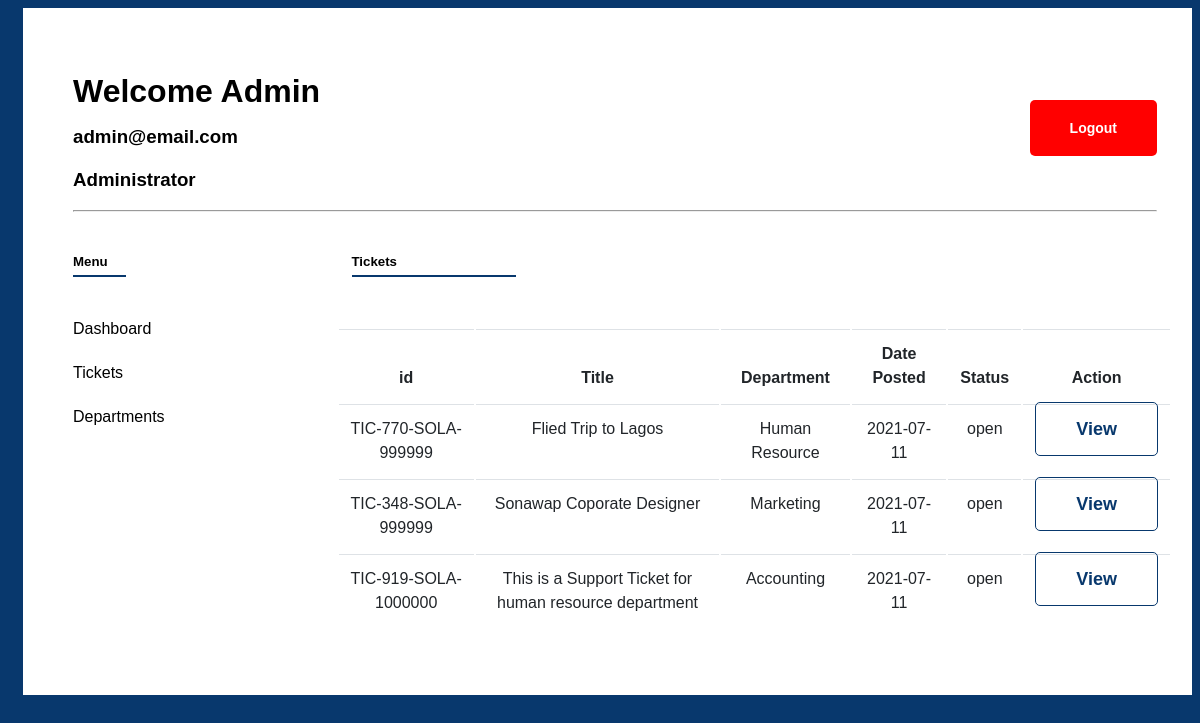
/support/admin/ticket/index.php (signed in), run on the app's committed database.
### tables this page shows
CREATE TABLE `users` (
  `id` int(11) NOT NULL,
  `name` varchar(50) NOT NULL,
  `password` varchar(1000) NOT NULL,
  `email` varchar(50) NOT NULL,
  `type` varchar(5) NOT NULL DEFAULT 'user',
  `dateposted` date NOT NULL DEFAULT current_timestamp()
);

CREATE TABLE `tickets` (
  `id` int(11) NOT NULL,
  `t_no` varchar(50) NOT NULL,
  `title` varchar(300) NOT NULL,
  `body` text NOT NULL,
  `attachment` varchar(300) NOT NULL,
  `posted_by` varchar(50) NOT NULL,
  `dateposted` date NOT NULL DEFAULT current_timestamp(),
  `status` int(11) NOT NULL DEFAULT 0,
  `department` int(11) NOT NULL
);

CREATE TABLE `department` (
  `id` int(11) NOT NULL,
  `name` varchar(300) NOT NULL,
  `posted_by` int(11) NOT NULL,
  `dateposted` date NOT NULL DEFAULT current_timestamp()
);

### core/config.php (called while the page is built, shortened)
<?php
$config = array();
$config['BASE_DIR'] = dirname(dirname(__FILE__));
$config['SITE_NAME'] = 'Sonawap Support Ticket';
$config['BASE_URL'] = DEVELOPMENT ? 'http://localhost/SupportTicket/' : 'https://supportticket.com/';
$config['ROOT_DIR'] = DEVELOPMENT ? '/SupportTicket/' : '/https://supportticket.com/';
$config['DB_TYPE'] = 'mysqli';
$config['DB_SERVER'] = 'localhost';
$config['DB_NAME'] = DEVELOPMENT ? 'supportticket' : '';
$config['DB_USER'] = DEVELOPMENT ? 'root' : '';
$config['DB_PASSWORD'] = DEVELOPMENT ? '' :  '';
function base_url($suffix = '') {
    global $config;
    $suffix = ltrim($suffix, '/');
    return $config['BASE_URL'] . trim($suffix);
}
?>

### core/user.php (called while the page is built, shortened)
<?php
 class User{
	public function __construct () {
		global $config;
		 $conn = new mysqli($config['DB_SERVER'], $config['DB_USER'], $config['DB_PASSWORD'], $config['DB_NAME']);
		 $this->db = $conn;
	}
    public function getAllTickets(){
        $query = "SELECT * FROM tickets ORDER BY id DESC ";
        $tickets = $this->db->query($query) or die($this->db->error.__LINE__);
        return $tickets;
    }
  	public function getUserInfoById(){
  		$id = isset($_SESSION['support_user_id']) ? $_SESSION['support_user_id'] : "" ;
  		$query = "SELECT * FROM users where id = '$id'";
		$run = $this->db->query($query) or die($this->db->error.__LINE__);
		$rows = mysqli_fetch_array($run);
		return $rows;
  	}
  	public function getDepartmentInfoById($id){
  		$query = "SELECT * FROM department where id = '$id'";
		$run = $this->db->query($query) or die($this->db->error.__LINE__);
		$rows = mysqli_fetch_array($run);
		return $rows;
  	}
	public function isAdmin(){
		if($this->getUserInfoById()['type'] == "admin"){
			return true;
		}else{
			return false;
		}
	}
}

### core/classes.php (called while the page is built, shortened)
<?php
require base_path('core/user.php');
$user = new User();
?>

### support/admin/ticket/index.php (the view, shortened to what this page needs)
<?php
require_once '../../../core/config.php';
require_once base_path('core/classes.php');
?>
<!DOCTYPE html>
<html>
<head>
	<?php require base_path('support/includes/link.php'); ?>
</head>
<body>
	<div class="container">
		<div class="wrapper bg-white p-50">
			<?php require base_path('support/includes/header.php'); ?>
			<div class="div-row">
				<?php require base_path('support/includes/sidebar.php') ?>
				<div class="lg-col">
					<div class="con-wrapper">
						<h5 class="text-header menu-text">Tickets</h5>
						<div class="table-responsive mt-5">
					        <table class="table">
					            <thead>
					                <tr>
					                    <th>id </th>
					                    <th>Title </th>
					                    <th>Department </th>
					                    <th>Date Posted</th>
					                    <th>Status </th>
					                    <th>Action </th>
					                </tr>
					            </thead>
					            <tbody>
					            	<?php $row = $user->getAllTickets();
			                        	foreach ($row as $key => $value): ?>
			                        		<tr>
							                    <td><?php  echo $value['t_no'];?> </td>
							                    <td><?php echo $value['title'];?> </td>
							                    <td><?php echo $user->getDepartmentInfoById($value['department'])['name'] ?></td>
							                    <td><?php echo $value['dateposted'];?> </td>
							                    <td><?php echo $value['status'] ? 'closed' : 'open';?> </td>
							                    <td>
							                    	<a href="view.php?id=<?php echo $value['id']?>" class="btn btn-primary-outline">View</a>
							                	</td>
							                </tr>
			                        <?php endforeach;?>
					            </tbody>
					        </table>
					    </div>
					</div>
				</div>
			</div>
		</div>
	</div>
</body>
</html>

### support/includes/link.php
<link rel="stylesheet" type="text/css" href="<?php echo base_url('asset/css/style.css') ?>">

### support/includes/header.php
<div class="header">
	<h1 class="user-header">Welcome <?php echo $user->getUserInfoById()['name'] ?></h1>
	<h3 class="user-text"><?php echo $user->getUserInfoById()['email'] ?></h3>
	<h3 class="user-text"><?php echo $user->isAdmin() ? 'Administrator' : ''?></h3>
	<a href="<?php echo base_url('logout.php') ?>" class="btn btn-danger float-right">Logout</a>
	<hr>
</div>

### support/includes/sidebar.php (shortened to what this page needs)
<div class="sm-col">
	<div class="sidebar">
		<h5 class="text-header menu-text">Menu</h5>
		<ul>
			<?php if($user->isAdmin()) : ?>
				<li><a href="<?php echo base_url('support/admin/index.php') ?>">Dashboard</a></li>
				<li><a href="<?php echo base_url('support/admin/ticket/index.php') ?>">Tickets</a></li>
				<li><a href="<?php echo base_url('support/admin/department/get.php') ?>">Departments </a></li>
			<?php endif ?>
		</ul>
	</div>
</div>

### asset/css/style.css (style rules this page uses)
:root { --sh-green: #52a350; --sh-blue: #08386d; --sh-grey: #e6e8e6; --sh-light-green: #b6d86f; --sh-dark: #343434; --sh-footer-color: #f5fafe; }
html { max-width: 100%; overflow-x: hidden; }
body { max-width: 100%; font-family: "Montserrat", sans-serif !important; line-height: 1.5rem; overflow-x: hidden !important; scroll-behavior: smooth !important; background: var(--sh-blue); }
.container { width: 100%; margin-right: auto; margin-left: auto; padding-right: 15px; padding-left: 15px; }
@media (min-width: 576px) { .container { max-width: 540px; } }
@media (min-width: 768px) { .container { max-width: 720px; } }
@media (min-width: 992px) { .container { max-width: 960px; } }
@media (min-width: 1200px) { .container { max-width: 1200px; } }
.bg-white { background: #fff; }
a { color: inherit; text-decoration: none; }
.p-50 { padding: 50px; }
.mt-5 { margin-top: 50px !important; }
.btn { padding: 1rem 2.5rem !important; font-size: 18px; border-radius: 5px; border: 1px solid transparent; cursor: pointer; font-weight: bold; margin: 10px 0px; }
.float-right { margin-top: -110px; float: right !important; }
.header { overflow: hidden; }
.btn-danger { background: red; color: #fff; outline: none; box-shadow: none; border: 5px; font-size: 14px; }
.btn-primary-outline { border: 1px solid var(--sh-blue); border-radius: 5px; color: var(--sh-blue); }
.div-row { display: -ms-flexbox; display: flex; -ms-flex-wrap: wrap; flex-wrap: wrap; margin-right: -15px; margin-left: -15px; padding: 0px; }
.sm-col { -ms-flex: 0 0 25%; flex: 0 0 25%; max-width: 25%; }
.lg-col { -ms-flex: 0 0 75%; flex: 0 0 75%; max-width: 75%; }
.sidebar li { list-style: none; padding: 0px; margin: 0px; padding: 10px 0px; }
.sidebar ul { margin: 0px; padding: 0px 15px; }
.menu-text { margin: 0px; padding: 0px; margin-left: 15px; padding-bottom: 3px; }
.text-header { position: relative; margin-bottom: 30px; margin-top: 30px; }
.text-header::before { bottom: 0; content: ""; height: 2px; position: absolute; width: 20%; background: var(--sh-blue); }
.table { width: 100%; margin-bottom: 1rem; color: #212529; }
.table th, .table td { padding: 0.75rem; vertical-align: top; border-top: 1px solid #dee2e6; text-align: center; }
.table thead th { vertical-align: bottom; text-align: center; }

### data on the page
users: name "Admin", email "admin@email.com"
tickets: t_no "TIC-770-SOLA-999999", title "Flied Trip to Lagos", department.name "Human Resource", dateposted "2021-07-11", status "open"
tickets: t_no "TIC-348-SOLA-999999", title "Sonawap Coporate Designer", department.name "Marketing", dateposted "2021-07-11", status "open"
tickets: t_no "TIC-919-SOLA-1000000", title "This is a Support Ticket for human resource department", department.name "Accounting", dateposted "2021-07-11", status "open"
